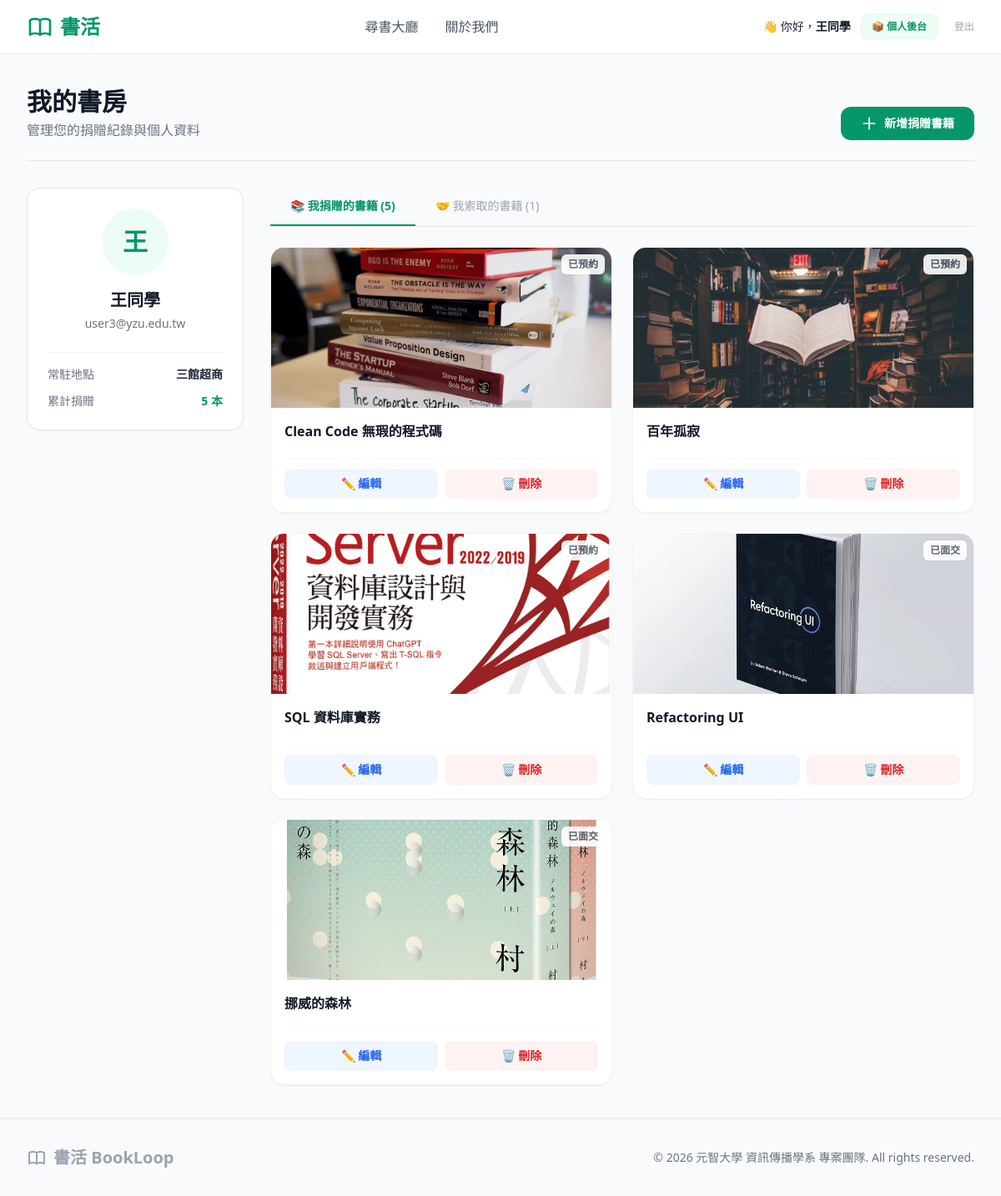
/user_panel.php (signed in), run on the app's committed database.
### tables this page shows
CREATE TABLE `User` (
  `user_id` int(11) NOT NULL AUTO_INCREMENT COMMENT '用戶唯一識別碼',
  `ustudent_id` varchar(50) NOT NULL COMMENT '學號',
  `uname` varchar(50) NOT NULL COMMENT '姓名/暱稱',
  `uemail` varchar(100) NOT NULL COMMENT '學校信箱',
  `upassword` varchar(255) NOT NULL COMMENT 'BCRYPT加密密碼',
  `ulocation` varchar(100) NOT NULL COMMENT '常駐面交地點',
  `urole` varchar(20) NOT NULL DEFAULT 'user' COMMENT '系統權限: admin / user',
  `status` varchar(20) NOT NULL DEFAULT 'active' COMMENT '帳號狀態: active / banned',
  PRIMARY KEY (`user_id`),
  UNIQUE KEY `uemail_unique` (`uemail`),
  UNIQUE KEY `ustudent_id_unique` (`ustudent_id`)
);

CREATE TABLE `Book` (
    `bbook_id` INT AUTO_INCREMENT NOT NULL,
    `bisbn` VARCHAR(20) DEFAULT NULL COMMENT '國際標準書號',
    `btitle` VARCHAR(100) NOT NULL COMMENT '書名',
    `bauthor` VARCHAR(100) DEFAULT NULL COMMENT '作者',
	`bimage_url` VARCHAR(255) DEFAULT 'assets/images/default.png' COMMENT '封面圖片路徑',
    `bstatus` VARCHAR(50) DEFAULT 'available' COMMENT '狀態 (available, reserved, donated)',
    `bdonor_id` INT NOT NULL COMMENT '捐贈者用戶 ID',
    `bcategory_id` INT NOT NULL COMMENT '書籍分類 ID',
    `bcreated_at` TIMESTAMP DEFAULT CURRENT_TIMESTAMP COMMENT '發佈時間',
    PRIMARY KEY (`bbook_id`),
    FOREIGN KEY (`bdonor_id`) REFERENCES `User` (`user_id`) ON DELETE CASCADE,
    FOREIGN KEY (`bcategory_id`) REFERENCES `Category` (`ccategory_id`) ON DELETE CASCADE
);

### user_panel.php (the view, shortened to what this page needs)
<?php
require_once 'config/database.php';
$user_id = $_SESSION['user_id'];
try {
    $user_stmt = $conn->prepare("SELECT * FROM User WHERE user_id = ?");
    $user_stmt->execute([$user_id]);
    $user = $user_stmt->fetch(PDO::FETCH_ASSOC);
    $book_query = "SELECT b.*, c.ccategory_name
                   FROM Book b
                   LEFT JOIN Category c ON b.bcategory_id = c.ccategory_id
                   WHERE b.bdonor_id = ?
                   ORDER BY b.bcreated_at DESC";
    $book_stmt = $conn->prepare($book_query);
    $book_stmt->execute([$user_id]);
    $my_books = $book_stmt->fetchAll(PDO::FETCH_ASSOC);
    $record_query = "SELECT r.*, b.btitle, b.bimage_url, b.bauthor, c.ccategory_name, u.uname AS donor_name, u.ulocation AS donor_location
                     FROM Record r
                     LEFT JOIN Book b ON r.cbook_id = b.bbook_id
                     LEFT JOIN Category c ON b.bcategory_id = c.ccategory_id
                     LEFT JOIN User u ON b.bdonor_id = u.user_id
                     WHERE r.creceiver_id = ?
                     ORDER BY r.crecord_time DESC";
    $record_stmt = $conn->prepare($record_query);
    $record_stmt->execute([$user_id]);
    $my_records = $record_stmt->fetchAll(PDO::FETCH_ASSOC);
    $total_donated = count($my_books);
    $total_received = count($my_records);
} catch (PDOException $e) {
    die("資料載入失敗：" . $e->getMessage());
}
?>
<!DOCTYPE html>
<html lang="zh-TW">
<?php include 'components/head.php'; ?>
<body class="bg-gray-50 text-gray-800 flex flex-col min-h-screen font-sans">
    <?php include 'components/header.php'; ?>
    <main class="flex-grow max-w-7xl w-full mx-auto px-4 sm:px-6 lg:px-8 py-10">
        <div class="flex justify-between items-end border-b border-gray-200 pb-6 mb-8">
            <div>
                <h1 class="text-3xl font-black text-gray-900">我的書房</h1>
                <p class="text-gray-500 mt-1">管理您的捐贈紀錄與個人資料</p>
            </div>
            <a href="donate.php" class="bg-brand text-white px-6 py-2.5 rounded-xl text-sm font-bold hover:bg-green-700 transition shadow-sm flex items-center gap-2">
                <svg xmlns="http://www.w3.org/2000/svg" class="h-5 w-5" fill="none" viewBox="0 0 24 24" stroke="currentColor">
                    <path stroke-linecap="round" stroke-linejoin="round" stroke-width="2" d="M12 4v16m8-8H4" />
                </svg>
                新增捐贈書籍
            </a>
        </div>
        <div class="grid grid-cols-1 lg:grid-cols-4 gap-8">
            <aside class="lg:col-span-1 space-y-6">
                <div class="bg-white p-6 rounded-2xl shadow-sm border border-gray-150 text-center">
                    <div class="w-20 h-20 mx-auto rounded-full bg-emerald-50 text-brand flex items-center justify-center text-3xl font-black mb-4">
                        <?php echo mb_substr($user['uname'], 0, 1, 'UTF-8'); ?>
                    </div>
                    <h2 class="text-xl font-bold text-gray-900"><?php echo htmlspecialchars($user['uname']); ?></h2>
                    <p class="text-gray-500 text-sm mt-1"><?php echo htmlspecialchars($user['uemail']); ?></p>
                    <div class="mt-6 flex justify-between items-center text-sm border-t border-gray-100 pt-4">
                        <span class="text-gray-500">常駐地點</span>
                        <span class="font-bold text-gray-800"><?php echo htmlspecialchars($user['ulocation']); ?></span>
                    </div>
                    <div class="mt-3 flex justify-between items-center text-sm">
                        <span class="text-gray-500">累計捐贈</span>
                        <span class="font-bold text-brand"><?php echo $total_donated; ?> 本</span>
                    </div>
                </div>
            </aside>
            <section class="lg:col-span-3 space-y-6">
                <div class="flex border-b border-gray-200">
                    <button id="tab-donated" class="panel-tab border-b-2 border-brand text-brand font-bold px-6 py-3 text-sm transition">
                        📚 我捐贈的書籍 (<?php echo $total_donated; ?>)
                    </button>
                    <button id="tab-received" class="panel-tab border-b-2 border-transparent text-gray-400 font-medium px-6 py-3 text-sm hover:text-gray-700 transition">
                        🤝 我索取的書籍 (<?php echo $total_received; ?>)
                    </button>
                </div>
                <div id="content-donated" class="panel-content grid grid-cols-1 md:grid-cols-2 xl:grid-cols-3 gap-6">
                    <?php if ($total_donated > 0): ?>
                        <?php foreach ($my_books as $book): ?>
                            <div class="bg-white rounded-2xl shadow-sm border border-gray-100 overflow-hidden flex flex-col h-full">
                                <div class="relative h-48 bg-gray-50">
                                    <img src="<?php echo htmlspecialchars($book['bimage_url']); ?>" class="w-full h-full object-cover">
                                    <div class="absolute top-2 right-2 bg-white px-2 py-1 rounded-md text-xs font-bold text-gray-600 shadow-sm opacity-90">
                                        <?php echo $book['bstatus'] === 'available' ? '待領取' : ($book['bstatus'] === 'reserved' ? '已預約' : '已面交'); ?>
                                    </div>
                                </div>
                                <div class="p-4 flex flex-col flex-grow">
                                    <h4 class="font-bold text-gray-900 line-clamp-1 mb-1"><?php echo htmlspecialchars($book['btitle']); ?></h4>
                                    <div class="mt-auto pt-3 border-t border-gray-50 flex gap-2">
                                        <a href="edit_book.php?id=<?php echo $book['bbook_id']; ?>" class="w-1/2 text-center py-2 bg-blue-50 text-blue-600 rounded-lg text-sm font-bold hover:bg-blue-100 transition">✏️ 編輯</a>
                                        <form action="api/delete_book.php" method="POST" class="w-1/2" onsubmit="return confirm('確定要永久刪除這本書嗎？相關紀錄將一併抹除！');">
                                            <button type="submit" class="w-full py-2 bg-red-50 text-red-600 rounded-lg text-sm font-bold hover:bg-red-100 transition">🗑️ 刪除</button>
                                        </form>
                                    </div>
                                </div>
                            </div>
                        <?php endforeach; ?>
                    <?php else: ?>
                        <div class="col-span-full text-center py-12 bg-white rounded-2xl border border-gray-150 border-dashed text-gray-400">
                            您尚未發布任何捐贈書籍。
                        </div>
                    <?php endif; ?>
                </div>
            </section>
        </div>
    </main>
    <?php include 'components/footer.php'; ?>
</body>
</html>

### data on the page
user: uname "王", uname "王同學", uemail "user3@yzu.edu.tw", ulocation "三館超商"
book: bimage_url (picture), bstatus "已預約", btitle "Clean Code 無瑕的程式碼"
book: bimage_url (picture), bstatus "已預約", btitle "百年孤寂"
book: bimage_url (picture), bstatus "已預約", btitle "SQL 資料庫實務"
book: bimage_url (picture), bstatus "已面交", btitle "Refactoring UI"
book: bimage_url (picture), bstatus "已面交", btitle "挪威的森林"

### other printed values
$_SESSION['uname'] "王同學"
$total_donated "5"
$total_received "1"
